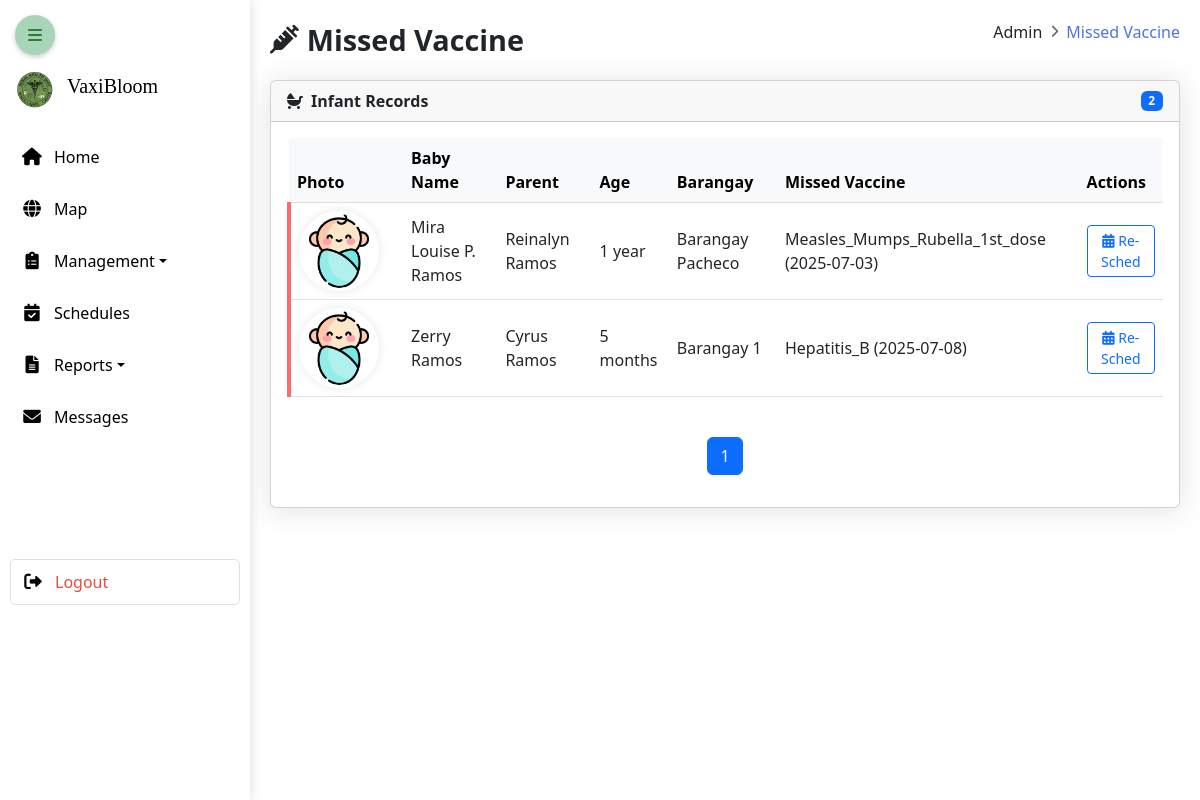
The app's page /system/admin/missed_vaccine.php (signed in) with its own data.
### tables this page shows
CREATE TABLE `babies` (
  `baby_id` int(11) NOT NULL,
  `user_id` int(11) NOT NULL,
  `parent_name` varchar(100) NOT NULL,
  `baby_name` varchar(100) NOT NULL,
  `birthdate` date NOT NULL,
  `barangay` varchar(100) NOT NULL,
  `gender` varchar(100) DEFAULT NULL,
  `place_of_birth` varchar(100) DEFAULT NULL,
  `birth_weight` decimal(5,2) DEFAULT NULL,
  `birth_height` decimal(5,2) DEFAULT NULL,
  `contact_no` varchar(20) DEFAULT NULL,
  `health_condition` varchar(100) NOT NULL,
  `address` varchar(100) NOT NULL
);

### system/admin/missed_vaccine.php (the view, shortened to what this page needs)
<?php
require '../config.php';
$filter_barangay = isset($_GET['filter_barangay']) ? $_GET['filter_barangay'] : '';
$per_page = 3;
$page = isset($_GET['page']) ? (int)$_GET['page'] : 1;
$page = max($page, 1);
$offset = ($page - 1) * $per_page;
$query = "
    SELECT SQL_CALC_FOUND_ROWS b.*
    FROM babies b
    INNER JOIN schedule s ON b.baby_id = s.baby_id
    WHERE s.status = 'missed'
";
$query .= " GROUP BY b.baby_id ORDER BY b.baby_name, b.parent_name LIMIT $offset, $per_page";
$babies = [];
$result = $conn->query($query);
if ($result) {
    while ($row = $result->fetch_assoc()) {
        $baby_id = (int)$row['baby_id'];
        $schedule_query = "SELECT type_of_vaccine, schedule_date, status
                          FROM schedule
                          WHERE baby_id = $baby_id
                          ORDER BY schedule_date";
        $schedule_result = $conn->query($schedule_query);
        $missed_vaccines = [];
        if ($schedule_result) {
            while ($schedule = $schedule_result->fetch_assoc()) {
                if ($schedule['status'] == 'missed') {
                    $missed_vaccines[] = $schedule['type_of_vaccine'] . " (" . $schedule['schedule_date'] . ")";
                }
            }
        }
        if (!empty($missed_vaccines)) {
            $row['missed_vaccines'] = implode(', ', $missed_vaccines);
            $babies[] = $row;
        }
    }
} else {
    die("Error fetching babies: " . $conn->error);
}
$total_result = $conn->query("SELECT FOUND_ROWS()");
$total_babies = $total_result ? (int)$total_result->fetch_row()[0] : 0;
$total_pages = ceil($total_babies / $per_page);
?>
<!DOCTYPE html>
<html lang="en">
<head>
    <link rel="stylesheet" href="../../css/admin/missed_vaccine.css" />
    <link href="https://cdn.jsdelivr.net/npm/bootstrap@5.3.0/dist/css/bootstrap.min.css" rel="stylesheet" />
    <link rel="stylesheet" href="https://cdn.jsdelivr.net/npm/flatpickr/dist/flatpickr.min.css" />
    <link rel="stylesheet" href="https://cdnjs.cloudflare.com/ajax/libs/font-awesome/6.0.0/css/all.min.css" />
</head>
<body>
    <?php include 'sidebar.php'; ?>
    <div class="dashboard-container">
        <div class="header-content">
            <h1><i class="fas fa-syringe me-2"></i>Missed Vaccine</h1>
            <div class="breadcrumb">
                <span>Admin</span> <i class="fas fa-chevron-right mx-2"></i> <span class="active">Missed Vaccine</span>
            </div>
        </div>
<button id="testNotificationBtn" class="btn btn-sm btn-info" style="position:fixed; bottom:20px; left:20px;">
</button>
        <div class="card">
            <div class="card-header d-flex justify-content-between align-items-center">
                <span><i class="fas fa-baby-carriage me-2"></i>Infant Records</span>
                <span class="badge bg-primary">
                    <?= count($babies) ?>
                </span>
            </div>
            <div class="card-body">
                <?php if (empty($babies)): ?>
                    <div class="alert alert-info text-center py-4">
                        <i class="fas fa-baby-carriage fa-2x mb-3"></i>
                        <h4>No baby records found <?= !empty($filter_barangay) ? "in " . htmlspecialchars($filter_barangay) : "" ?></h4>
                    </div>
                <?php else: ?>
                    <div class="table-responsive">
                        <table class="table table-hover align-middle">
                            <thead class="table-light">
                                <tr>
                                    <th>Photo</th>
                                    <th>Baby Name</th>
                                    <th>Parent</th>
                                    <th>Age</th>
                                    <th>Barangay</th>
                                    <th>Missed Vaccine</th>
                                    <th>Actions</th>
                                </tr>
                            </thead>
                            <tbody>
                                <?php foreach ($babies as $baby): ?>
                                <tr class="<?= !empty($baby['missed_vaccines']) ? 'missed-vaccine' : '' ?>" onclick="loadBabyDetails(<?= (int)$baby['baby_id'] ?>)" style="cursor: pointer;">
                                    <td>
                                        <img src="../../assets/baby.png" class="baby-avatar me-3" alt="Baby photo" />
                                    </td>
                                    <td><?= htmlspecialchars($baby['baby_name']) ?></td>
                                    <td><?= htmlspecialchars($baby['parent_name']) ?></td>
                                    <td><?= calculateAge($baby['birthdate']) ?></td>
                                    <td><?= htmlspecialchars($baby['barangay']) ?></td>
                                    <td><?= htmlspecialchars($baby['missed_vaccines']) ?></td>
                                    <td>
                                        <button
                                            class="btn btn-sm btn-outline-primary"
                                            data-bs-toggle="modal"
                                            data-bs-target="#babyModal"
                                            onclick="event.stopPropagation(); loadBabyDetails(<?= (int)$baby['baby_id'] ?>)">
                                            <i class="fas fa-calendar-alt"></i> Re-Sched
                                        </button>
                                    </td>
                                </tr>
                                <?php endforeach; ?>
                            </tbody>
                        </table>
                    </div>
                    <nav aria-label="Page navigation" class="mt-4">
                        <ul class="pagination justify-content-center">
                            <?php for ($i = 1; $i <= $total_pages; $i++): ?>
                                <li class="page-item <?= $i == $page ? 'active' : '' ?>">
                                    <a class="page-link" href="?page=<?= $i ?><?= !empty($filter_barangay) ? '&filter_barangay=' . urlencode($filter_barangay) : '' ?>">
                                        <?= $i ?>
                                    </a>
                                </li>
                            <?php endfor; ?>
                        </ul>
                    </nav>
                <?php endif; ?>
            </div>
        </div>
    </div>
</body>
</html>
<?php
function calculateAge($birthDate) {
    $birthDate = new DateTime($birthDate);
    $today = new DateTime();
    $age = $today->diff($birthDate);
    if ($age->y > 0) {
        return $age->y . ' year' . ($age->y > 1 ? 's' : '');
    } elseif ($age->m > 0) {
        return $age->m . ' month' . ($age->m > 1 ? 's' : '');
    } else {
        return $age->d . ' day' . ($age->d > 1 ? 's' : '');
    }
}
?>

### css/admin/missed_vaccine.css (style rules this page uses)
:root { --primary-color: #4e73df; --secondary-color: #2c3e50; --accent-color: #e74c3c; --light-bg: #f8f9fc; }
body { background-color: var(--light-bg); font-family: 'Nunito', sans-serif; }
.dashboard-container { max-width: 1400px; margin: 0 auto; padding: 20px; }
.card { border-radius: 0.35rem; box-shadow: 0 0.15rem 1.75rem 0 rgba(58, 59, 69, 0.15); margin-bottom: 20px; border: none; }
.card-header { background-color: #C8E6C9; color: black; border-radius: 0.35rem 0.35rem 0 0 !important; padding: 1rem 1.35rem; font-weight: 600; }
.baby-avatar { width: 80px; height: 80px; object-fit: cover; border-radius: 50%; border: 3px solid white; box-shadow: 0 0 10px rgba(0,0,0,0.1); }
.dashboard-container { margin-left: 70px; padding: 20px; width: calc(100% - 70px); min-height: 100vh; transition: margin-left 0.3s; }
.sidebar:not(.collapsed) + .dashboard-container { margin-left: 250px; width: calc(100% - 250px); }
.header-content { display: flex; justify-content: space-between; align-items: center; flex-wrap: wrap; margin-bottom: 20px; }
.header-content h1 { font-size: 1.8rem; font-weight: 600; color: var(--dark-color); margin: 0; display: flex; align-items: center; }
.breadcrumb { font-size: 0.9rem; color: var(--text-light); display: flex; align-items: center; }
.breadcrumb i { font-size: 0.8rem; opacity: 0.7; }
.breadcrumb .active { color: var(--primary-color); font-weight: 500; }
tr.missed-vaccine { background-color: #fff3f3; border-left: 4px solid #ff6b6b; }
.missed-vaccine { background-color: #fff3f3; border-left: 4px solid #dc3545; }

### records on screen
babies: baby_name "Mira Louise P. Ramos", parent_name "Reinalyn Ramos", birthdate "1 year", barangay "Barangay Pacheco", missed_vaccines "Measles_Mumps_Rubella_1st_dose (2025-07-03)"
babies: baby_name "Zerry Ramos", parent_name "Cyrus Ramos", birthdate "5 months", barangay "Barangay 1", missed_vaccines "Hepatitis_B (2025-07-08)"

### other values on screen
count($babies) "2"
